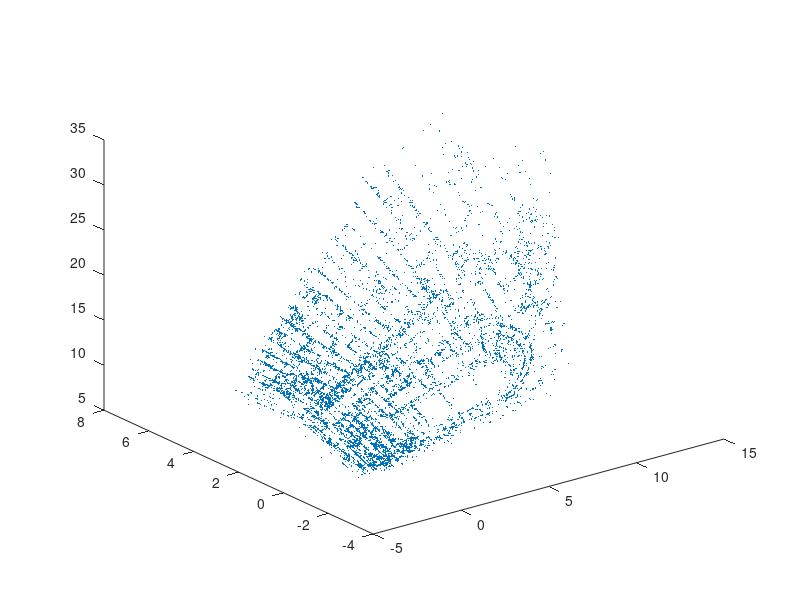

MATLAB code for this plot: (Note: this script raises an error after producing the figure.)
clc
clear

addpath code
addpath data

load('compEx1data.mat')


% (1) plot X and all camera 
plot3(X(1,:),X(2,:),X(3,:),'.', 'Markersize',2);
hold on 

plotcams(P);
axis equal
saveas(gcf,"c1_1.png");
hold off

% (2) plot img_1 and projected X on P1 (x1_p = P1X) and x1
img_1 = imread(imfiles{1});
p1 = P{1};
x1_idx = isfinite(x{1}(1,:));
x1_p = p1*X;
% flatten x1_p
x1_p_f = x1_p ./ x1_p(end,:);

imshow(img_1);
hold on 
plot(x1_p_f(1,x1_idx), x1_p_f(2,x1_idx),'+' ,'color', 'r', 'Markersize',4);
plot(x{1}(1,x1_idx), x{1}(2,x1_idx), 'o', 'color', 'b', 'Markersize', 4);
axis equal
saveas(gcf,"c1_2.png");
hold off

% (3) plot T*X and P*inv(T) 
T1= [1 0 0 0; 0 3 0 0; 0 0 1 0; 1/8 1/8 0 1]
T2= [1 0 0 0; 0 1 0 0; 0 0 1 0; 1/16 1/16 0 1]
X1= T1*X;
X2= T2*X;
% flatten X1 X2
X1_f = X1 ./ X1(end,:);
X2_f = X2 ./ X2(end,:);

% new cameras 
Pt1 = cell(1,length(P));
Pt2 = cell(1,length(P));
for i = 1:length(P)
    Pt1{i} = P{i}*inv(T1);
    Pt2{i} = P{i}*inv(T2);
end

% original X , T1X and P1t1
%plot3(X(1,:),X(2,:),X(3,:),'+', 'Markersize',2, 'color', 'b');
plot3(X1_f(1,:),X1_f(2,:),X1_f(3,:),'+', 'Markersize',2, 'color', 'r');
hold on 
plotcams(Pt1);
axis equal
saveas(gcf,"c1_T1.png");
hold off 

plot3(X2_f(1,:),X2_f(2,:),X2_f(3,:),'+', 'Markersize',2, 'color', 'g');
hold on 
plotcams(Pt2);
axis equal
saveas(gcf,"c1_T2.png");
hold off 

% (4) 
% plot 1st img with T1X  and Pt1_1*T1X
% should we just pass the visable points to the fucntion? (TODO)
project_and_plot(Pt1{1}, X1_f,imread(imfiles{1}));
hold on
plot(x{1}(1,x1_idx), x{1}(2,x1_idx), 'o', 'color', 'b', 'Markersize', 3);
axis equal
saveas(gcf,"c1_4_T1.png");
hold off

% plot 1st img with T2X  and Pt2_1*T1X 
project_and_plot(Pt2{1}, X2_f,imread(imfiles{1}));
hold on
plot(x{1}(1,x1_idx), x{1}(2,x1_idx), 'o', 'color', 'g', 'Markersize', 3);
axis equal
saveas(gcf,"c1_4_T2.png");
hold off





